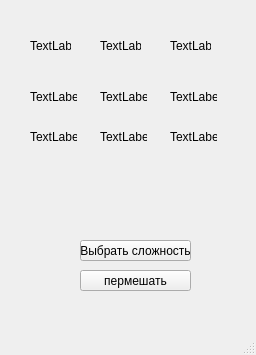
<?xml version="1.0" encoding="UTF-8"?>
<ui version="4.0">
 <class>MainWindow</class>
 <widget class="QMainWindow" name="MainWindow">
  <property name="geometry">
   <rect>
    <x>0</x>
    <y>0</y>
    <width>256</width>
    <height>355</height>
   </rect>
  </property>
  <property name="windowTitle">
   <string>MainWindow</string>
  </property>
  <widget class="QWidget" name="centralwidget">
   <widget class="QPushButton" name="pushButton">
    <property name="geometry">
     <rect>
      <x>80</x>
      <y>240</y>
      <width>111</width>
      <height>21</height>
     </rect>
    </property>
    <property name="text">
     <string>Выбрать сложность</string>
    </property>
   </widget>
   <widget class="QPushButton" name="pushButton_2">
    <property name="geometry">
     <rect>
      <x>80</x>
      <y>270</y>
      <width>111</width>
      <height>21</height>
     </rect>
    </property>
    <property name="text">
     <string>пермешать</string>
    </property>
   </widget>
   <widget class="QLabel" name="label">
    <property name="geometry">
     <rect>
      <x>30</x>
      <y>30</y>
      <width>41</width>
      <height>31</height>
     </rect>
    </property>
    <property name="text">
     <string>TextLabel</string>
    </property>
   </widget>
   <widget class="QLabel" name="label_2">
    <property name="geometry">
     <rect>
      <x>100</x>
      <y>30</y>
      <width>41</width>
      <height>31</height>
     </rect>
    </property>
    <property name="text">
     <string>TextLabel</string>
    </property>
   </widget>
   <widget class="QLabel" name="label_3">
    <property name="geometry">
     <rect>
      <x>170</x>
      <y>30</y>
      <width>41</width>
      <height>31</height>
     </rect>
    </property>
    <property name="text">
     <string>TextLabel</string>
    </property>
   </widget>
   <widget class="QLabel" name="label_4">
    <property name="geometry">
     <rect>
      <x>30</x>
      <y>90</y>
      <width>47</width>
      <height>13</height>
     </rect>
    </property>
    <property name="text">
     <string>TextLabel</string>
    </property>
   </widget>
   <widget class="QLabel" name="label_5">
    <property name="geometry">
     <rect>
      <x>100</x>
      <y>90</y>
      <width>47</width>
      <height>13</height>
     </rect>
    </property>
    <property name="text">
     <string>TextLabel</string>
    </property>
   </widget>
   <widget class="QLabel" name="label_6">
    <property name="geometry">
     <rect>
      <x>170</x>
      <y>90</y>
      <width>47</width>
      <height>13</height>
     </rect>
    </property>
    <property name="text">
     <string>TextLabel</string>
    </property>
   </widget>
   <widget class="QLabel" name="label_7">
    <property name="geometry">
     <rect>
      <x>30</x>
      <y>130</y>
      <width>47</width>
      <height>13</height>
     </rect>
    </property>
    <property name="text">
     <string>TextLabel</string>
    </property>
   </widget>
   <widget class="QLabel" name="label_8">
    <property name="geometry">
     <rect>
      <x>100</x>
      <y>130</y>
      <width>47</width>
      <height>13</height>
     </rect>
    </property>
    <property name="text">
     <string>TextLabel</string>
    </property>
   </widget>
   <widget class="QLabel" name="label_9">
    <property name="geometry">
     <rect>
      <x>170</x>
      <y>130</y>
      <width>47</width>
      <height>13</height>
     </rect>
    </property>
    <property name="text">
     <string>TextLabel</string>
    </property>
   </widget>
  </widget>
  <widget class="QMenuBar" name="menubar">
   <property name="geometry">
    <rect>
     <x>0</x>
     <y>0</y>
     <width>256</width>
     <height>21</height>
    </rect>
   </property>
  </widget>
  <widget class="QStatusBar" name="statusbar"/>
 </widget>
 <resources/>
 <connections/>
</ui>
